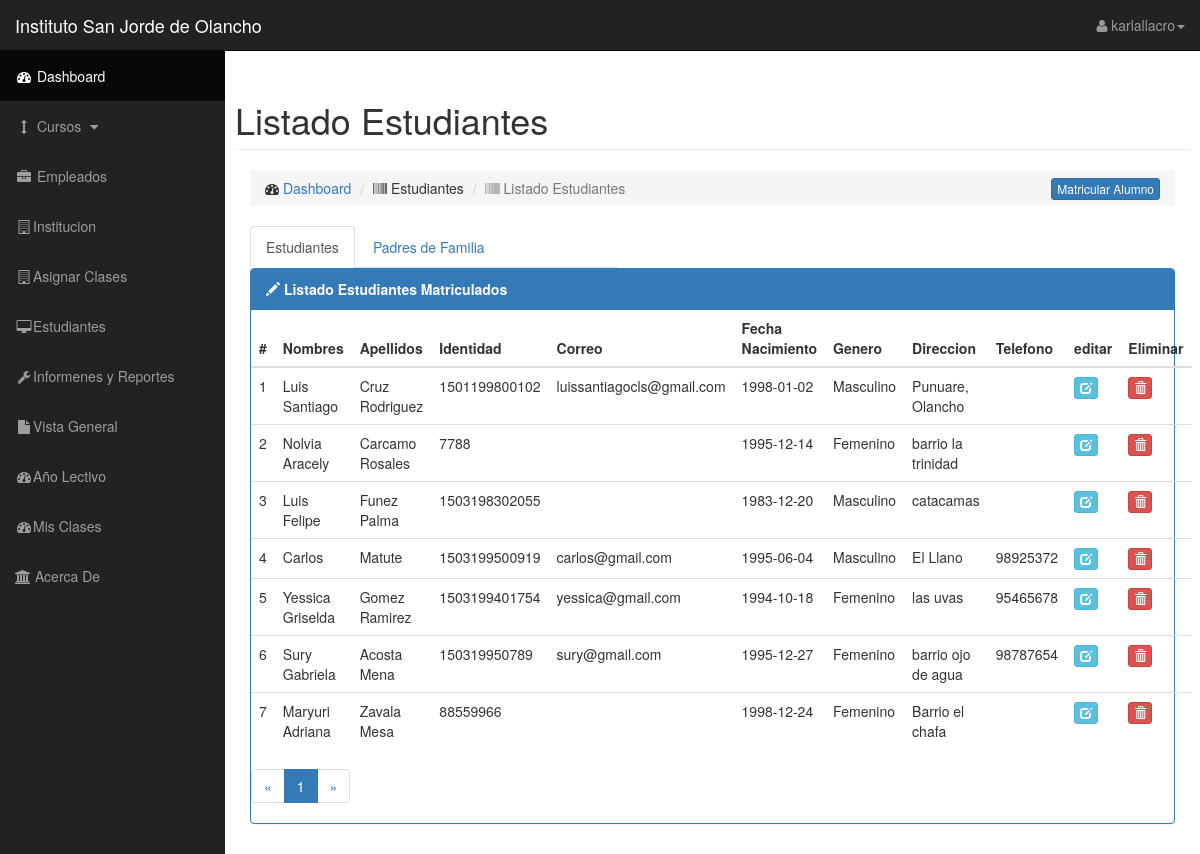
/listadoEstudiantes.php (signed in), run on an earlier commit of the app's database.
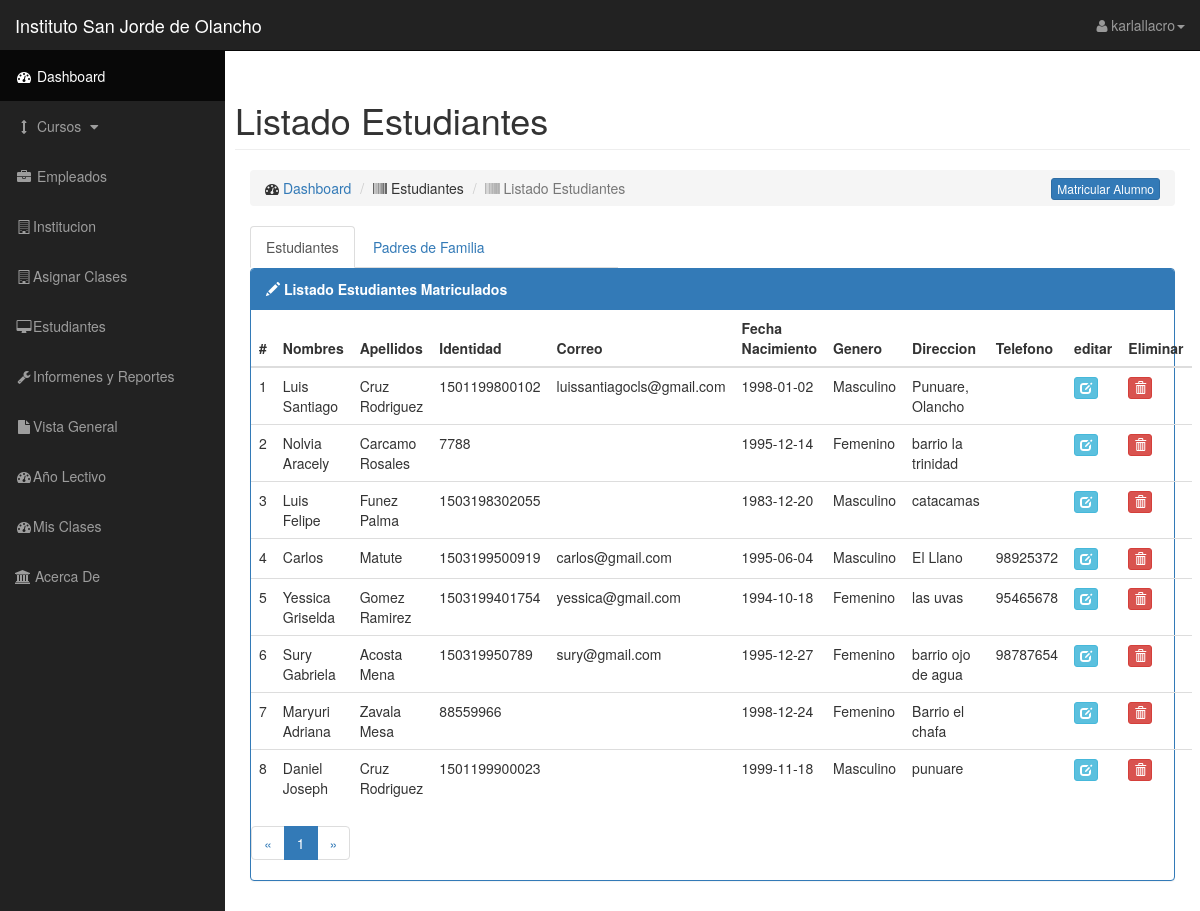
And on a later commit of the database.
### tables this page shows
CREATE TABLE `estudiantes` (
  `idEstudiante` int(11) NOT NULL,
  `nombreEstudiante` varchar(50) NOT NULL,
  `apellidoEstudiante` varchar(50) NOT NULL,
  `identidad` varchar(50) NOT NULL,
  `correo` varchar(50) NOT NULL,
  `fechaNacimiento` date NOT NULL,
  `genero` varchar(50) NOT NULL,
  `direccion` varchar(100) NOT NULL,
  `idEncargado` int(11) NOT NULL,
  `parentescoConEncargado` varchar(30) NOT NULL,
  `telefono` varchar(11) NOT NULL
);

### listadoEstudiantes.php (the view, shortened to what this page needs)
<?php include_once('layouts/header.php'); ?>
<div class="row">
  <h1 class="page-header">
      Listado Estudiantes </h1>
    <div class="col-md-12">
         <ol class="breadcrumb">
            <li><i class="fa fa-dashboard"></i>  <a href="index.php">Dashboard</a>
            </li>
            <li><i class="fa fa-barcode" aria-hidden="true"></i> Estudiantes
            </li>
            <li class="active"><i class="fa fa-barcode" aria-hidden="true"></i> Listado Estudiantes
            </li>
             <a href="iniciarMatricula.php" class="btn btn-primary btn-xs pull-right">Matricular
             Alumno</a>
           </ol>
    </div>
    <div class="col-md-5">
      <ul class="nav nav-tabs">
        <li role="presentation" class="active"><a href="#">Estudiantes</a></li>
        <li role="presentation"><a href="modificarEncargados.php">Padres de Familia</a></li>
      </ul>
    </div>
        </div>
          <div class="row">
            <div class="col-md-12">
             <div class="panel panel-primary">
              <div class="panel-heading">
               <strong>
                 <span class="glyphicon glyphicon-pencil"></span>
                  <span>Listado Estudiantes Matriculados</span>
                 </strong>
                     </div>
                       <table class="table" id="">
                          <thead>
                           <tr>
                            <th class="text-left" >#</th>
                              <th class="text-left" >Nombres</th>
                               <th class="text-left" >Apellidos</th>
                                <th class="text-left" >Identidad</th>
                                 <th class="text-left">Correo</th>
                                 <th class="text-left">Fecha Nacimiento</th>
                                  <th class="text-left">Genero</th>
                                   <th class="text-left">Direccion</th>
                                    <th class="text-left">Telefono</th>
                                    <th class="text-left">editar</th>
                                    <th class="text-left">Eliminar</th>
                                 </tr>
                                  </thead>
                                  <tbody>
<?php
$CantidadMostrar=10;
$conetar = new mysqli("localhost", "root", "", "isjobd");
if ($conetar->connect_errno) {
    echo "Fallo al conectar a MySQL: (" . $conetar->connect_errno . ") " . $conetar->connect_error;
}
else{
    $compag =(int)(!isset($_GET['pag'])) ? 1 : $_GET['pag'];
  $TotalReg =$conetar->query("SELECT * FROM estudiantes");
  $TotalRegistro  =ceil($TotalReg->num_rows/$CantidadMostrar);
  $consultavistas ="SELECT
            idEstudiante,
            nombreEstudiante,
            apellidoEstudiante,
            identidad,
            correo,
            fechaNacimiento,
            genero,
            direccion,
            telefono
            FROM
            estudiantes
            ORDER BY
            idEstudiante ASC
            LIMIT ".(($compag-1)*$CantidadMostrar)." , ".$CantidadMostrar;
  $consulta=$conetar->query($consultavistas);
  while ($lista=$consulta->fetch_row()) {
       echo "<tr>
       <td>".$lista[0]."</td>
       <td>".$lista[1]."</td>
       <td>".$lista[2]."</td>
       <td>".$lista[3]."</td>
       <td>".$lista[4]."</td>
       <td>".$lista[5]."</td>
       <td>".$lista[6]."</td>
       <td>".$lista[7]."</td>
       <td>".$lista[8]."</td>
       <td><a href='admin_estudiantes.php?id=$lista[0]' class='btn btn-xs btn-info' data-toggle='tooltip' title='Editar'>
         <span class='glyphicon glyphicon-edit'></span>
         </a></td>
      <td>
      <a href='eliminar_estudiantes.php?id=$lista[0]'  class='btn btn-xs btn-danger' data-toggle='tooltip' title='Eliminar'>
        <span class='glyphicon glyphicon-trash'></span>
                        </a>
      </td
       </tr>";
  }
      echo "</table>";
  $IncrimentNum =(($compag +1)<=$TotalRegistro)?($compag +1):1;
    $DecrementNum =(($compag -1))<1?1:($compag -1);
   echo "<ul class=pagination><li class=\"btn\"><a href=\"?pag=".$DecrementNum."\">&laquo</a></li>";
     $Desde=$compag-(ceil($CantidadMostrar/2)-1);
     $Hasta=$compag+(ceil($CantidadMostrar/2)-1);
     $Desde=($Desde<1)?1: $Desde;
     $Hasta=($Hasta<$CantidadMostrar)?$CantidadMostrar:$Hasta;
     for($i=$Desde; $i<=$Hasta;$i++){
      if($i<=$TotalRegistro){
        if($i==$compag){
           echo "<li class=\"active\"><a href=\"?pag=".$i."\">".$i."</a></li>";
        }else {
          echo "<li><a href=\"?pag=".$i."\">".$i."</a></li>";
        }
      }
     }
  echo "<li class=\"btn\"><a href=\"?pag=".$IncrimentNum."\">&raquo</a></li></ul>";
}
?>
    </div>
  </div>
</div>
   <?php include_once('layouts/footer.php'); ?>

### layouts/header.php (shortened to what this page needs)
<!DOCTYPE html>
<html lang="en">
<head>
    <link href="css/bootstrap.min.css" rel="stylesheet">
    <link href="css/sb-admin.css" rel="stylesheet">
    <link href="css/plugins/morris.css" rel="stylesheet">
    <link href="font-awesome/css/font-awesome.min.css" rel="stylesheet" type="text/css">
    <link href="fonts/material-icons.css" rel="stylesheet" type="text/css">
</head>
<body>
    <div id="wrapper">
        <nav class="navbar navbar-inverse navbar-fixed-top" role="navigation">
            <div class="navbar-header">
                <a class="navbar-brand" href="index.php">Instituto San Jorde de Olancho</a>
            </div>
            <ul class="nav navbar-right top-nav">
                <li class="dropdown">
                    <a href="#" class="dropdown-toggle" data-toggle="dropdown"><i class="fa fa-user"></i> <?php echo $_SESSION['nombreUsuario'] ?><b class="caret"></b></a>
                </li>
            </ul>
            <div class="collapse navbar-collapse navbar-ex1-collapse">
                <?php
                  if ($_SESSION['nivelAcceso'] == 3) {
                    include 'admin_menu.php';
                  }
                 ?>
            </div>
        </nav>
        <div id="page-wrapper">
            <div class="container-fluid">

### layouts/admin_menu.php (shortened to what this page needs)
<ul class="nav navbar-nav side-nav">
    <li class="active">
        <a href="home.php"><i class="fa fa-fw fa-dashboard"></i> Dashboard</a>
    </li>
    <li>
        <a href="javascript:;" data-toggle="collapse" data-target="#demo"><i class="fa fa-fw fa-arrows-v"></i> Cursos <i class="fa fa-fw fa-caret-down"></i></a>
    </li>
    <li>
        <a href="modificarEmpleados.php"><i class="fa fa-fw fa-briefcase" aria-hidden="true"></i> Empleados</a>
    </li>
    <li>
        <a href="datosInstituto.php"><i class="fa fa-fw fa-building-o" aria-hidden="true"></i>Institucion</a>
    </li>
    <li>
        <a href="asignarClases.php"><i class="fa fa-fw fa-building-o" aria-hidden="true"></i>Asignar Clases</a>
    </li>
    <li>
        <a href="listadoEstudiantes.php"><i class="fa fa-fw fa-desktop"  aria-hidden="true"></i>Estudiantes</a>
    </li>
    <li>
        <a href="reportes.php"><i class="fa fa-fw fa-wrench"  aria-hidden="true"></i>Informenes y Reportes </a>
    </li>
    <li>
        <a href="vistaGeneral.php"><i class="fa fa-fw fa-file"  aria-hidden="true"></i>Vista General</a>
    </li>
    <li>
        <a href="anioLectivo.php"><i class="fa fa-fw fa-dashboard"  aria-hidden="true"></i>Año Lectivo</a>
    </li>
    <li>
        <a href="clases.php"><i class="fa fa-fw fa-dashboard"  aria-hidden="true"></i>Mis Clases</a>
    </li>
    <li>
        <a href="developers.php"><i class="fa fa-university"  aria-hidden="true"></i> Acerca De</a>
    </li>
</ul>

### layouts/footer.php (shortened to what this page needs)
            </div>
        </div>
    </div>
</body>
</html>

### css/sb-admin.css (style rules this page uses)
body { margin-top: 100px; background-color: #222; }
@media (min-width:768px) { body { margin-top: 50px; } }
#wrapper { padding-left: 0; }
#page-wrapper { width: 100%; padding: 0; background-color: #fff; }
@media (min-width:768px) { #wrapper { padding-left: 225px; } }
@media (min-width:768px) { #page-wrapper { padding: 10px; } }
.top-nav { padding: 0 15px; }
.top-nav>li { display: inline-block; float: left; }
.top-nav>li>a { padding-top: 15px; padding-bottom: 15px; line-height: 20px; color: #999; }
@media (min-width:768px) { .side-nav { position: fixed; top: 51px; left: 225px; width: 225px; margin-left: -225px; border: none; border-radius: 0; overflow-y: auto; background-color: #222; bottom: 0; overflow-x: hidden; padding-bottom: 40px; } }
@media (min-width:768px) { .side-nav>li>a { width: 225px; } }

What changed in the data, as far as the page shows it:
added estudiantes: idEstudiante "8", nombreEstudiante "Daniel Joseph", apellidoEstudiante "Cruz Rodriguez", identidad "1501199900023", fechaNacimiento "1999-11-18", genero "Masculino", direccion "punuare"
